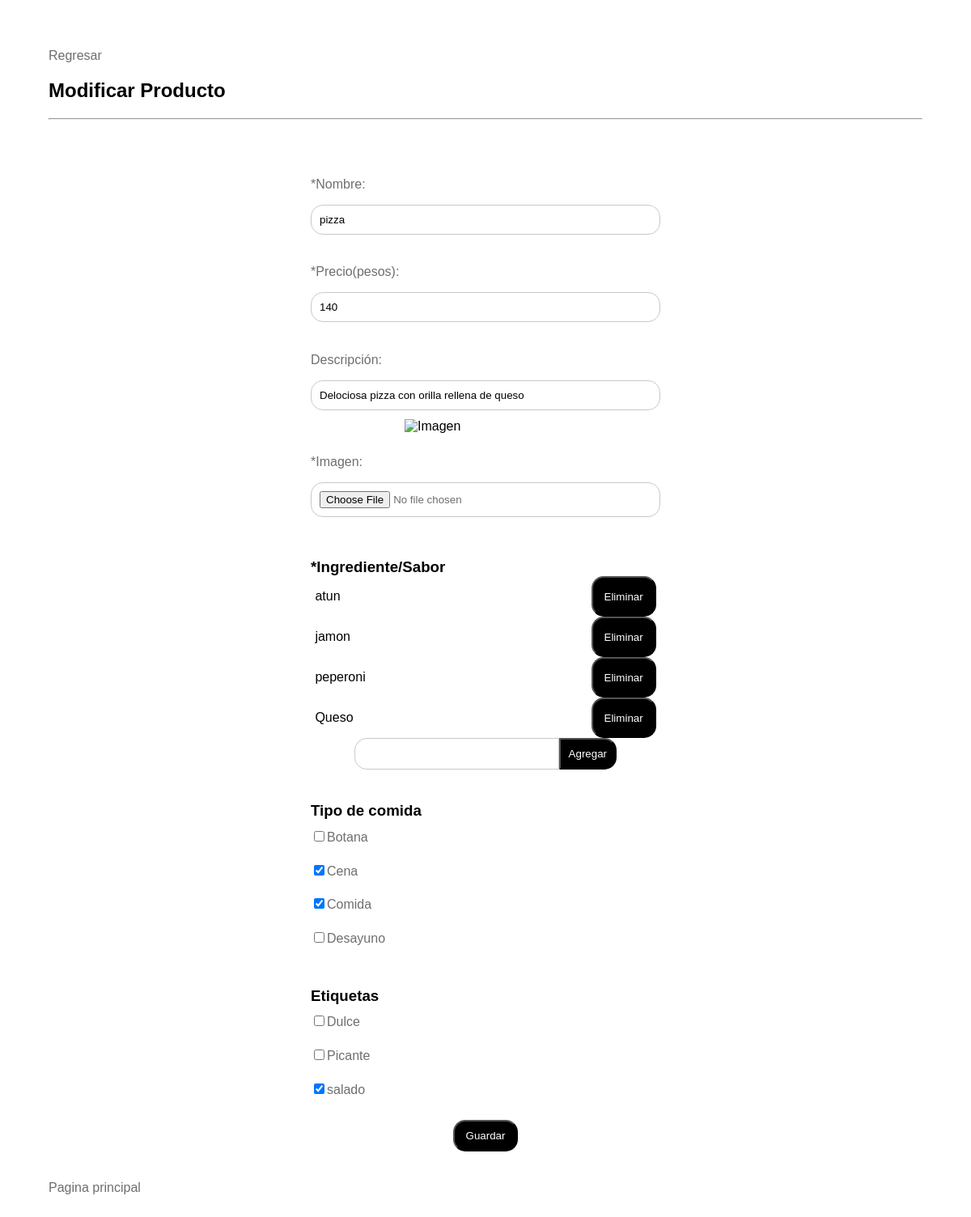
/tienda/modifica.php?idP=11 (signed in), run on the app's committed database.
### tables this page shows
CREATE TABLE `productos` (
  `idProducto` int(11) NOT NULL COMMENT 'Clave primaria',
  `nombre` varchar(15) NOT NULL,
  `precio` float NOT NULL,
  `descripcion` text NOT NULL,
  `imagen` longblob NOT NULL,
  `tipo` varchar(15) NOT NULL
);

CREATE TABLE `ingredientes` (
  `idProducto` int(11) NOT NULL,
  `ingrediente` varchar(15) NOT NULL
);

CREATE TABLE `tipos` (
  `tipo` varchar(15) NOT NULL COMMENT 'Desayuno, postre etc'
);

CREATE TABLE `etiquetas` (
  `etiqueta` varchar(15) NOT NULL COMMENT 'picante, dulce'
);

### tienda/modifica.php (the view, shortened to what this page needs)
<?php
    include("funciones.php");
    $conn = conectarBD();
?>
<!DOCTYPE html>
<html lang="en">
<head>
</head>
<body>
<section class="contenidoPagina">
    <a class='liga' href="producto.php?idP=<?php echo $_GET["idP"];?>">Regresar</a>
        <h2>Modificar Producto</h2>
        <hr>
        <br>
        <br>
        <?php
            $qry = "select * from productos where idProducto=".$_GET["idP"];
            $res = mysqli_query($conn,$qry);
            $prod = mysqli_fetch_array($res);
        ?>
        <form class="formulario" action="modifica.php" method="post" enctype="multipart/form-data">
            <label class='campo'><p>*Nombre:</p> <input type="text" id="nombre" name="nombre" value="<?php echo $prod["nombre"]; ?>"></label>
            <label class='campo'><p>*Precio(pesos):</p> <input type="number" id="precio" name="precio"value="<?php echo $prod["precio"]; ?>"></label>
            <label class='campo'><p>Descripción:</p> <input type="text" id="descripcion" name="descripcion" value="<?php echo $prod["descripcion"]; ?>"></label>
            <?php
            echo"<div id='imagenActual'>
                <img src='imagenProducto.php?idIp=".$prod["idProducto"]."' alt='Imagen'>
            </div>";
            ?>
            <label class='campo'><p>*Imagen:</p> <input type="file" id="imagen" name="imagen"></label>
            <h3 class="h">*Ingrediente/Sabor</h3>
            <div id="ingredientes">
            <?php
                $qryIngre = "select ingrediente from ingredientes where idProducto = '".$_GET["idP"]."'";
                $ingredientes = mysqli_query($conn,$qryIngre);
                while($ingrediente = mysqli_fetch_array($ingredientes))
                {
                    echo"<div id='".$ingrediente["ingrediente"]."' class='ingre'>
                            <p>".$ingrediente["ingrediente"]."</p>
                            <input class='enviar' type='button' value='Eliminar' onclick=\"eliminarIngrediente('".$ingrediente["ingrediente"]."')\">
                            <input class='oculto' type='text' name='ingredientes[]' value='".$ingrediente["ingrediente"]."'>
                        </div>";
                }
            ?>
            </div>
            <div id="agregar" class="campoB">
            <div>
                <input id="ingrediente" class="texto" type="text">
                <input class="enviar" type="button" value="Agregar" onclick="agregarIngrediente()">
            </div>
            </div>
            <h3 class="h">Tipo de comida</h3>
        <?php
            $qry="select * from tipos";
            $res=mysqli_query($conn,$qry);
    if(mysqli_num_rows($res)>0)
    {
        while($tipo=mysqli_fetch_array($res))
        {
            $qryTipo = "select * from tipoproducto where idProducto='".$_GET["idP"]."' and tipoProducto='".$tipo["tipo"]."'";
            $consulta = mysqli_query($conn,$qryTipo);
            if(mysqli_num_rows($consulta)>0)
                echo "<label class='campoC'> <input type='checkbox' checked name='".$tipo["tipo"]."'>".$tipo["tipo"]."</label>";
            else
                echo "<label class='campoC'> <input type='checkbox' name='".$tipo["tipo"]."'>".$tipo["tipo"]."</label>";
        }
    }
    else
            echo "<p class='p'>Aun no hay tipos de comida</p>";
            $qry="select * from etiquetas";
            $res=mysqli_query($conn,$qry);
?>
            <h3 class='h'>Etiquetas</h3>
<?php
    if(mysqli_num_rows($res)>0)
    {
        while($etiq=mysqli_fetch_array($res))
        {
            $qryEtiq = "select * from etiquetaproducto where idProducto='".$_GET["idP"]."' and etiquetaProducto='".$etiq["etiqueta"]."'";
            $consulta = mysqli_query($conn,$qryEtiq);
            if(mysqli_num_rows($consulta)>0)
                echo "<label class='campoC'> <input type='checkbox' checked name='".$etiq["etiqueta"]."'>".$etiq["etiqueta"]."</label>";
            else
                echo "<label class='campoC'> <input type='checkbox' name='".$etiq["etiqueta"]."'>".$etiq["etiqueta"]."</label>";
        }
    }
    else
        echo "<p class='p'>Aun no hay etiquetas</p>";
        ?>
            <br>
            <input class='enviar' type='submit' value='Guardar'>
        </form>
        <br>
        <br>
        <a class='liga' href="principal.php">Pagina principal</a>
    </section>
</body>
</html>

### tienda/elementos/formularios.css (style rules this page uses)
.contenidoPagina { margin:5%; font-family: poppins,sans-serif; min-height: 270px; }
.formulario { display: flex; flex-direction: column; }
.formulario .h { width:40%; margin: auto; margin-top: 40px; }
.p, .campo, .liga, .campoC { width:40%; margin: 1% auto; color: rgb(110,110,110); }
.campo input { box-sizing: border-box; width: 100%; padding:10px; border-radius: 15px; border:1px solid rgb(200,200,200); }
.liga { text-decoration: none; }
.enviar { width:80px; margin:auto; padding:10px; border-radius:15px; background-color:black; color:white; }
.campoB { width: 50%; margin: auto; color: rgb(110,110,110); }
.campoB div { display: flex; }
.campoB .texto { box-sizing: border-box; width: 100%; padding:10px; border-radius: 15px 0px 0px 15px; border:1px solid rgb(200,200,200); }
.campoB .enviar { border-radius: 0px 15px 15px 0px; }

### tienda/elementos/encabezado/encabezadoGeneral.css (style rules this page uses)
body { margin:0px; min-height: 100vh; display: flex; flex-flow: column; }

### tienda/modifica.php (style rules this page uses)
.ingre { display: flex; margin: auto; width: 39%; justify-content: space-between; }
.ingre .enviar { margin: 0; padding: 0; }
#agregar { width: 30%; }
#imagenActual { display: flex; justify-content: center; }
#imagenActual img { width: 200px; }

### data on the page
productos: nombre "pizza", descripcion "Delociosa pizza con orilla rellena de queso"
ingredientes: ingrediente "atun"
ingredientes: ingrediente "jamon"
ingredientes: ingrediente "peperoni"
ingredientes: ingrediente "Queso"
tipos: tipo "Botana"
tipos: tipo "Cena"
tipos: tipo "Comida"
tipos: tipo "Desayuno"
etiquetas: etiqueta "Dulce"
etiquetas: etiqueta "Picante"
etiquetas: etiqueta "salado"
